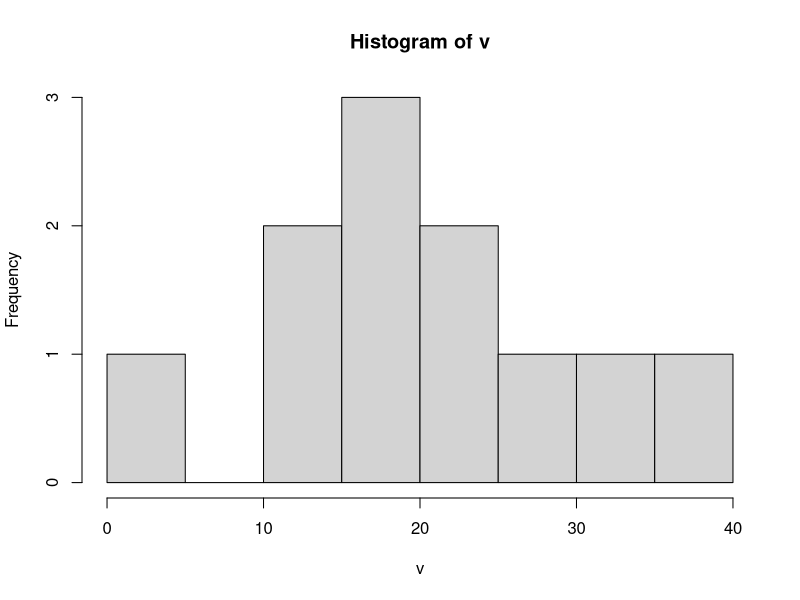
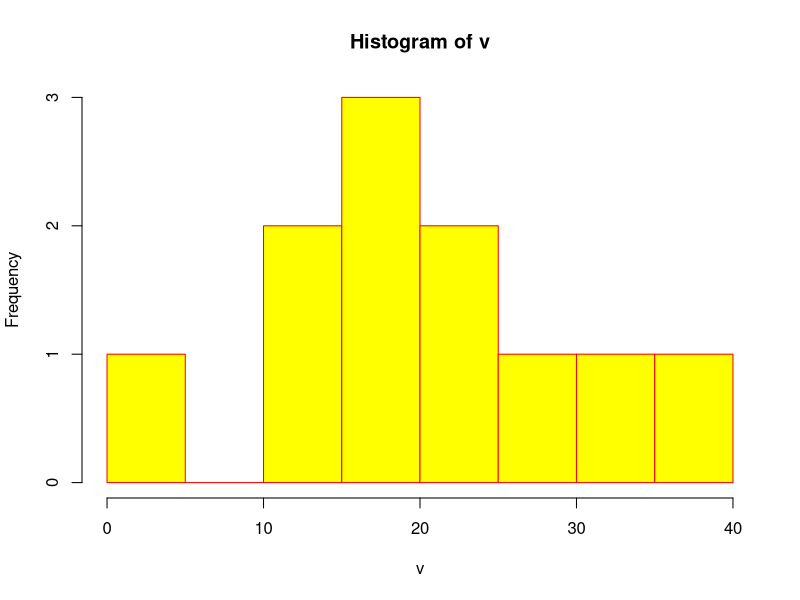
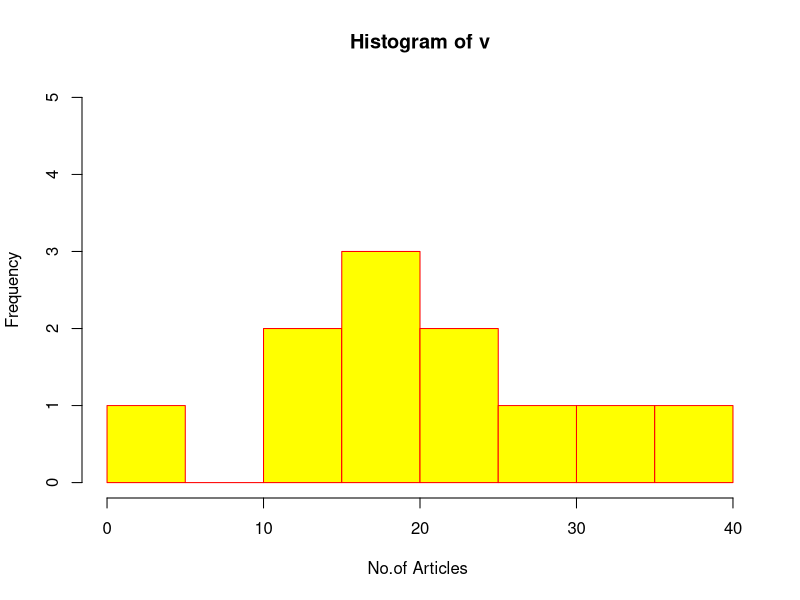

Write R code to recreate these figures, in order.
# Create data for the graph.
v <- c(19, 23, 11, 4, 16, 21, 32,14, 19, 27, 39)

# Create the histogram.
hist(v)

#Adding color in histogram.
hist(v,col = "yellow", border = "red")

#Adding labels in histogram.
hist(v, xlab = "No.of Articles ", col = "yellow", border = "red",xlim=c(0,40),ylim = c(0,5),breaks = 5)

